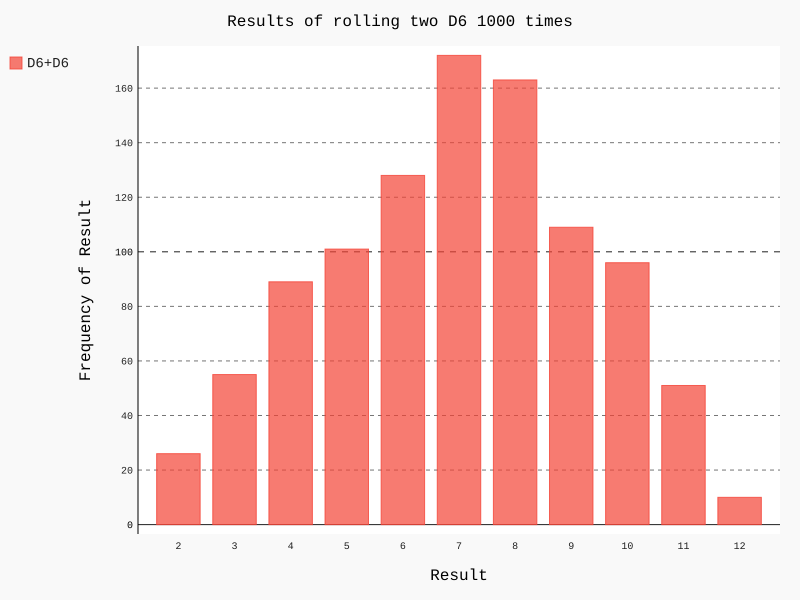

The script that drew this image:
from die import Die
import pygal

die_1= Die()
die_2= Die()

results=[die_1.roll()+die_2.roll() for roll_num in range(1000)]
# for roll_num in range(1000):
#     result=die_1.roll()+die_2.roll()
#     results.append(result)


max_result=die_1.num_sides+die_2.num_sides
frequencies=[results.count(value) for value in range(2,max_result+1)]
# for value in range(2,max_result+1):
#     frequency=results.count(value)
#     frequencies.append(frequency)

#对结果进行可视化
hist=pygal.Bar()

hist.title='Results of rolling two D6 1000 times'
hist.x_labels=[str(result) for result in range(2,die_1.num_sides+die_2.num_sides+1)]
hist.x_title='Result'
hist.y_title='Frequency of Result'

hist.add('D6+D6',frequencies)
hist.render_to_file('dice_visual.svg')
